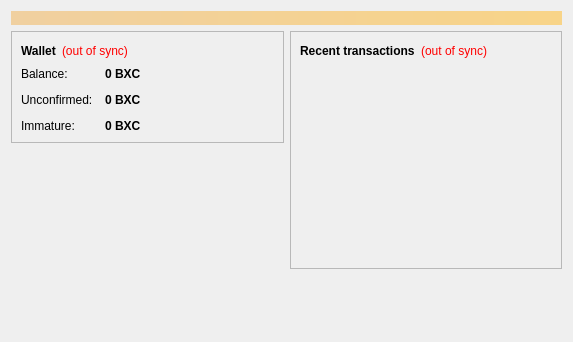
<?xml version="1.0" encoding="UTF-8"?>
<ui version="4.0">
 <class>OverviewPage</class>
 <widget class="QWidget" name="OverviewPage">
  <property name="geometry">
   <rect>
    <x>0</x>
    <y>0</y>
    <width>573</width>
    <height>342</height>
   </rect>
  </property>
  <property name="windowTitle">
   <string>Form</string>
  </property>
  <layout class="QVBoxLayout" name="topLayout">
   <item>
    <widget class="QLabel" name="labelAlerts">
     <property name="visible">
      <bool>false</bool>
     </property>
     <property name="styleSheet">
      <string notr="true">background-color: qlineargradient(x1: 0, y1: 0, x2: 1, y2: 0, stop:0 #F0D0A0, stop:1 #F8D488); color:#000000;</string>
     </property>
     <property name="wordWrap">
      <bool>true</bool>
     </property>
     <property name="margin">
      <number>3</number>
     </property>
    </widget>
   </item>
   <item>
    <layout class="QHBoxLayout" name="horizontalLayout" stretch="1,1">
     <item>
      <layout class="QVBoxLayout" name="verticalLayout_2">
       <item>
        <widget class="QFrame" name="frame">
         <property name="frameShape">
          <enum>QFrame::StyledPanel</enum>
         </property>
         <property name="frameShadow">
          <enum>QFrame::Raised</enum>
         </property>
         <layout class="QVBoxLayout" name="verticalLayout_4">
          <item>
           <layout class="QHBoxLayout" name="horizontalLayout_4">
            <item>
             <widget class="QLabel" name="label_5">
              <property name="font">
               <font>
                <weight>75</weight>
                <bold>true</bold>
               </font>
              </property>
              <property name="text">
               <string>Wallet</string>
              </property>
             </widget>
            </item>
            <item>
             <widget class="QLabel" name="labelWalletStatus">
              <property name="toolTip">
               <string>The displayed information may be out of date. Your wallet automatically synchronizes with the Bixcoin network after a connection is established, but this process has not completed yet.</string>
              </property>
              <property name="styleSheet">
               <string notr="true">QLabel { color: red; }</string>
              </property>
              <property name="text">
               <string notr="true">(out of sync)</string>
              </property>
              <property name="alignment">
               <set>Qt::AlignLeading|Qt::AlignLeft|Qt::AlignVCenter</set>
              </property>
             </widget>
            </item>
            <item>
             <spacer name="horizontalSpacer_2">
              <property name="orientation">
               <enum>Qt::Horizontal</enum>
              </property>
              <property name="sizeHint" stdset="0">
               <size>
                <width>40</width>
                <height>20</height>
               </size>
              </property>
             </spacer>
            </item>
           </layout>
          </item>
          <item>
           <layout class="QFormLayout" name="formLayout_2">
            <property name="fieldGrowthPolicy">
             <enum>QFormLayout::AllNonFixedFieldsGrow</enum>
            </property>
            <property name="horizontalSpacing">
             <number>12</number>
            </property>
            <property name="verticalSpacing">
             <number>12</number>
            </property>
            <item row="0" column="0">
             <widget class="QLabel" name="label">
              <property name="text">
               <string>Balance:</string>
              </property>
             </widget>
            </item>
            <item row="0" column="1">
             <widget class="QLabel" name="labelBalance">
              <property name="font">
               <font>
                <weight>75</weight>
                <bold>true</bold>
               </font>
              </property>
              <property name="cursor">
               <cursorShape>IBeamCursor</cursorShape>
              </property>
              <property name="toolTip">
               <string>Your current balance</string>
              </property>
              <property name="text">
               <string notr="true">0 BXC</string>
              </property>
              <property name="textInteractionFlags">
               <set>Qt::LinksAccessibleByMouse|Qt::TextSelectableByKeyboard|Qt::TextSelectableByMouse</set>
              </property>
             </widget>
            </item>
            <item row="1" column="0">
             <widget class="QLabel" name="label_3">
              <property name="text">
               <string>Unconfirmed:</string>
              </property>
             </widget>
            </item>
            <item row="1" column="1">
             <widget class="QLabel" name="labelUnconfirmed">
              <property name="font">
               <font>
                <weight>75</weight>
                <bold>true</bold>
               </font>
              </property>
              <property name="cursor">
               <cursorShape>IBeamCursor</cursorShape>
              </property>
              <property name="toolTip">
               <string>Total of transactions that have yet to be confirmed, and do not yet count toward the current balance</string>
              </property>
              <property name="text">
               <string notr="true">0 BXC</string>
              </property>
              <property name="textInteractionFlags">
               <set>Qt::LinksAccessibleByMouse|Qt::TextSelectableByKeyboard|Qt::TextSelectableByMouse</set>
              </property>
             </widget>
            </item>
            <item row="2" column="0">
             <widget class="QLabel" name="labelImmatureText">
              <property name="text">
               <string>Immature:</string>
              </property>
             </widget>
            </item>
            <item row="2" column="1">
             <widget class="QLabel" name="labelImmature">
              <property name="font">
               <font>
                <weight>75</weight>
                <bold>true</bold>
               </font>
              </property>
              <property name="toolTip">
               <string>Mined balance that has not yet matured</string>
              </property>
              <property name="text">
               <string notr="true">0 BXC</string>
              </property>
              <property name="textInteractionFlags">
               <set>Qt::LinksAccessibleByMouse|Qt::TextSelectableByKeyboard|Qt::TextSelectableByMouse</set>
              </property>
             </widget>
            </item>
           </layout>
          </item>
         </layout>
        </widget>
       </item>
       <item>
        <spacer name="verticalSpacer">
         <property name="orientation">
          <enum>Qt::Vertical</enum>
         </property>
         <property name="sizeHint" stdset="0">
          <size>
           <width>20</width>
           <height>40</height>
          </size>
         </property>
        </spacer>
       </item>
      </layout>
     </item>
     <item>
      <layout class="QVBoxLayout" name="verticalLayout_3">
       <item>
        <widget class="QFrame" name="frame_2">
         <property name="frameShape">
          <enum>QFrame::StyledPanel</enum>
         </property>
         <property name="frameShadow">
          <enum>QFrame::Raised</enum>
         </property>
         <layout class="QVBoxLayout" name="verticalLayout">
          <item>
           <layout class="QHBoxLayout" name="horizontalLayout_2">
            <item>
             <widget class="QLabel" name="label_4">
              <property name="text">
               <string>&lt;b&gt;Recent transactions&lt;/b&gt;</string>
              </property>
             </widget>
            </item>
            <item>
             <widget class="QLabel" name="labelTransactionsStatus">
              <property name="toolTip">
               <string>The displayed information may be out of date. Your wallet automatically synchronizes with the Bixcoin network after a connection is established, but this process has not completed yet.</string>
              </property>
              <property name="styleSheet">
               <string notr="true">QLabel { color: red; }</string>
              </property>
              <property name="text">
               <string notr="true">(out of sync)</string>
              </property>
              <property name="alignment">
               <set>Qt::AlignRight|Qt::AlignTrailing|Qt::AlignVCenter</set>
              </property>
             </widget>
            </item>
            <item>
             <spacer name="horizontalSpacer">
              <property name="orientation">
               <enum>Qt::Horizontal</enum>
              </property>
              <property name="sizeHint" stdset="0">
               <size>
                <width>40</width>
                <height>20</height>
               </size>
              </property>
             </spacer>
            </item>
           </layout>
          </item>
          <item>
           <widget class="QListView" name="listTransactions">
            <property name="styleSheet">
             <string notr="true">QListView { background: transparent; }</string>
            </property>
            <property name="frameShape">
             <enum>QFrame::NoFrame</enum>
            </property>
            <property name="verticalScrollBarPolicy">
             <enum>Qt::ScrollBarAlwaysOff</enum>
            </property>
            <property name="horizontalScrollBarPolicy">
             <enum>Qt::ScrollBarAlwaysOff</enum>
            </property>
            <property name="selectionMode">
             <enum>QAbstractItemView::NoSelection</enum>
            </property>
           </widget>
          </item>
         </layout>
        </widget>
       </item>
       <item>
        <spacer name="verticalSpacer_2">
         <property name="orientation">
          <enum>Qt::Vertical</enum>
         </property>
         <property name="sizeHint" stdset="0">
          <size>
           <width>20</width>
           <height>40</height>
          </size>
         </property>
        </spacer>
       </item>
      </layout>
     </item>
    </layout>
   </item>
  </layout>
 </widget>
 <resources/>
 <connections/>
</ui>
